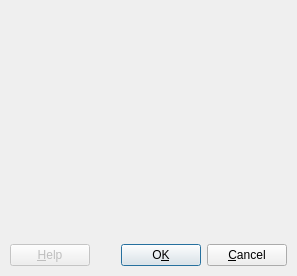
<ui version="4.0" >
 <author>Thomas Eschenbacher &lt;Thomas.Eschenbacher@gmx.de></author>
 <class>SelectRangeDlg</class>
 <widget class="QDialog" name="SelectRangeDlg" >
  <property name="geometry" >
   <rect>
    <x>0</x>
    <y>0</y>
    <width>297</width>
    <height>276</height>
   </rect>
  </property>
  <property name="windowTitle" >
   <string>Select Range</string>
  </property>
  <layout class="QGridLayout" >
   <property name="leftMargin" >
    <number>10</number>
   </property>
   <property name="topMargin" >
    <number>10</number>
   </property>
   <property name="rightMargin" >
    <number>10</number>
   </property>
   <property name="bottomMargin" >
    <number>10</number>
   </property>
   <property name="horizontalSpacing" >
    <number>10</number>
   </property>
   <property name="verticalSpacing" >
    <number>10</number>
   </property>
   <item row="0" column="0" >
    <widget class="Kwave::SelectTimeWidget" native="1" name="select_start" >
     <property name="sizePolicy" >
      <sizepolicy vsizetype="Preferred" hsizetype="Preferred" >
       <horstretch>0</horstretch>
       <verstretch>0</verstretch>
      </sizepolicy>
     </property>
     <property name="minimumSize" >
      <size>
       <width>200</width>
       <height>100</height>
      </size>
     </property>
    </widget>
   </item>
   <item row="2" column="0" >
    <layout class="QHBoxLayout" >
     <property name="spacing" >
      <number>6</number>
     </property>
     <property name="leftMargin" >
      <number>0</number>
     </property>
     <property name="topMargin" >
      <number>0</number>
     </property>
     <property name="rightMargin" >
      <number>0</number>
     </property>
     <property name="bottomMargin" >
      <number>0</number>
     </property>
     <item>
      <widget class="QPushButton" name="btHelp" >
       <property name="enabled" >
        <bool>false</bool>
       </property>
       <property name="text" >
        <string>&amp;Help</string>
       </property>
      </widget>
     </item>
     <item>
      <spacer>
       <property name="orientation" >
        <enum>Qt::Horizontal</enum>
       </property>
       <property name="sizeType" >
        <enum>QSizePolicy::Expanding</enum>
       </property>
       <property name="sizeHint" >
        <size>
         <width>20</width>
         <height>0</height>
        </size>
       </property>
      </spacer>
     </item>
     <item>
      <widget class="QPushButton" name="btOK" >
       <property name="text" >
        <string>O&amp;K</string>
       </property>
       <property name="default" >
        <bool>true</bool>
       </property>
      </widget>
     </item>
     <item>
      <widget class="QPushButton" name="btCancel" >
       <property name="text" >
        <string>&amp;Cancel</string>
       </property>
      </widget>
     </item>
    </layout>
   </item>
   <item row="1" column="0" >
    <widget class="Kwave::SelectTimeWidget" native="1" name="select_range" >
     <property name="sizePolicy" >
      <sizepolicy vsizetype="Preferred" hsizetype="Preferred" >
       <horstretch>0</horstretch>
       <verstretch>0</verstretch>
      </sizepolicy>
     </property>
     <property name="minimumSize" >
      <size>
       <width>200</width>
       <height>100</height>
      </size>
     </property>
    </widget>
   </item>
  </layout>
 </widget>
 <layoutdefault spacing="10" margin="10" />
 <customwidgets>
  <customwidget>
   <class>Kwave::SelectTimeWidget</class>
   <extends>QWidget</extends>
   <header>libgui/SelectTimeWidget.h</header>
   <container>1</container>
  </customwidget>
 </customwidgets>
 <tabstops>
  <tabstop>btOK</tabstop>
  <tabstop>btCancel</tabstop>
  <tabstop>btHelp</tabstop>
 </tabstops>
 <includes>
  <include location="global" >klocale.h</include>
  <include location="global" >knuminput.h</include>
  <include location="local" >libgui/SelectTimeWidget.h</include>
  <include location="local" >libgui/SelectTimeWidget.h</include>
 </includes>
 <resources/>
 <connections>
  <connection>
   <sender>btCancel</sender>
   <signal>clicked()</signal>
   <receiver>SelectRangeDlg</receiver>
   <slot>reject()</slot>
   <hints>
    <hint type="sourcelabel" >
     <x>20</x>
     <y>20</y>
    </hint>
    <hint type="destinationlabel" >
     <x>20</x>
     <y>20</y>
    </hint>
   </hints>
  </connection>
  <connection>
   <sender>btOK</sender>
   <signal>clicked()</signal>
   <receiver>SelectRangeDlg</receiver>
   <slot>accept()</slot>
   <hints>
    <hint type="sourcelabel" >
     <x>20</x>
     <y>20</y>
    </hint>
    <hint type="destinationlabel" >
     <x>20</x>
     <y>20</y>
    </hint>
   </hints>
  </connection>
 </connections>
</ui>
